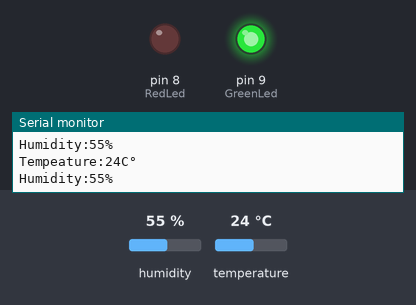
Bench run of a sketch on a simulated Arduino Uno, built with avr-gcc and run on an emulated ATmega328P. On the bench: output pins drawn as LEDs (lit = HIGH), the last lines printed to the serial monitor. Inputs (shaded band) come from the test bench; at power-on: humidity 55 %, temperature 24 °C.

Above: at 1.8 s.
1.9 s: humidity set to 84 %
3.4 s: humidity set to 87 %
At 5.3 s:
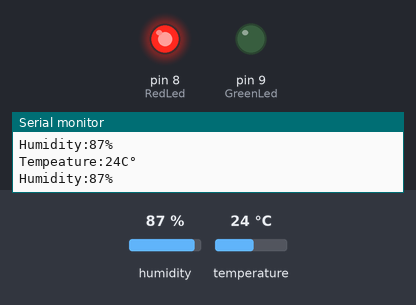
5.6 s: humidity set to 22 %
At 7.3 s:
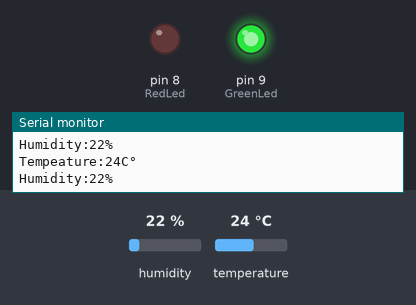
7.6 s: humidity set to 88 %
At 9.6 s:
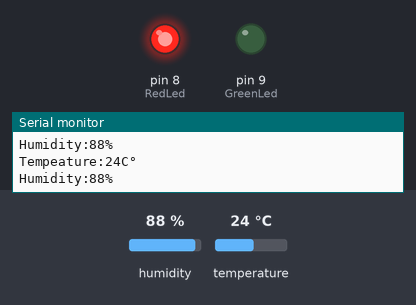
Timing chart, 0 to 10.7 s (numbered marks = the images above; inputs shaded):
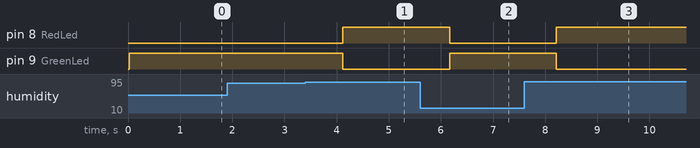

The sketch:

TempSwitchLED.ino
```cpp
#include <dht11.h>//dht11温湿度传感器库

dht11 DHT11;//定义变量
// 设置 DHT 引脚 为 Pin 7，替代原来7号口的开关
#define DHT11PIN 7

int RedLed=8;
int GreenLed=9;

int Temp=0;//声明变量，用来存储读取到的温度值
int Hum=0; //声明变量，用来存储读取到的湿度值

void setup()
{
  pinMode(RedLed,OUTPUT);
  pinMode(GreenLed,OUTPUT);
  Serial.begin(9600);// 串口波特率
}

void loop()
 {
    int chk = DHT11.read(DHT11PIN);                 //将读取到的值赋给chk
    int Temp=(float)DHT11.temperature;               //将温度值赋值给Temp
    int Hum=(float)DHT11.humidity;                   //将湿度值赋给Hum

    Serial.print("Tempeature:");
    Serial.print(Temp); //将温度输出到串口
    Serial.println("C°");

    Serial.print("Humidity:");
    Serial.print(Hum);//将湿度输出到串口
    Serial.println("%");

	  if(Hum>85)
    {
      digitalWrite(RedLed,HIGH);
      digitalWrite(GreenLed,LOW);
    }
   else
   {
      digitalWrite(RedLed,LOW);
      digitalWrite(GreenLed,HIGH);
   }
   delay(1000);
 }
```

Measured:
- the behaviour switches between 85 and 86 % on humidity (found by bisection; images 0 and 1)
- after the input at 3.4 s, pin 8 (RedLed): LOW → HIGH after 0.72 s; pin 9 (GreenLed): HIGH → LOW after 0.72 s
- after the input at 5.6 s, pin 8 (RedLed): HIGH → LOW after 0.57 s; pin 9 (GreenLed): LOW → HIGH after 0.57 s
- after the input at 7.6 s, pin 8 (RedLed): LOW → HIGH after 0.61 s; pin 9 (GreenLed): HIGH → LOW after 0.61 s
